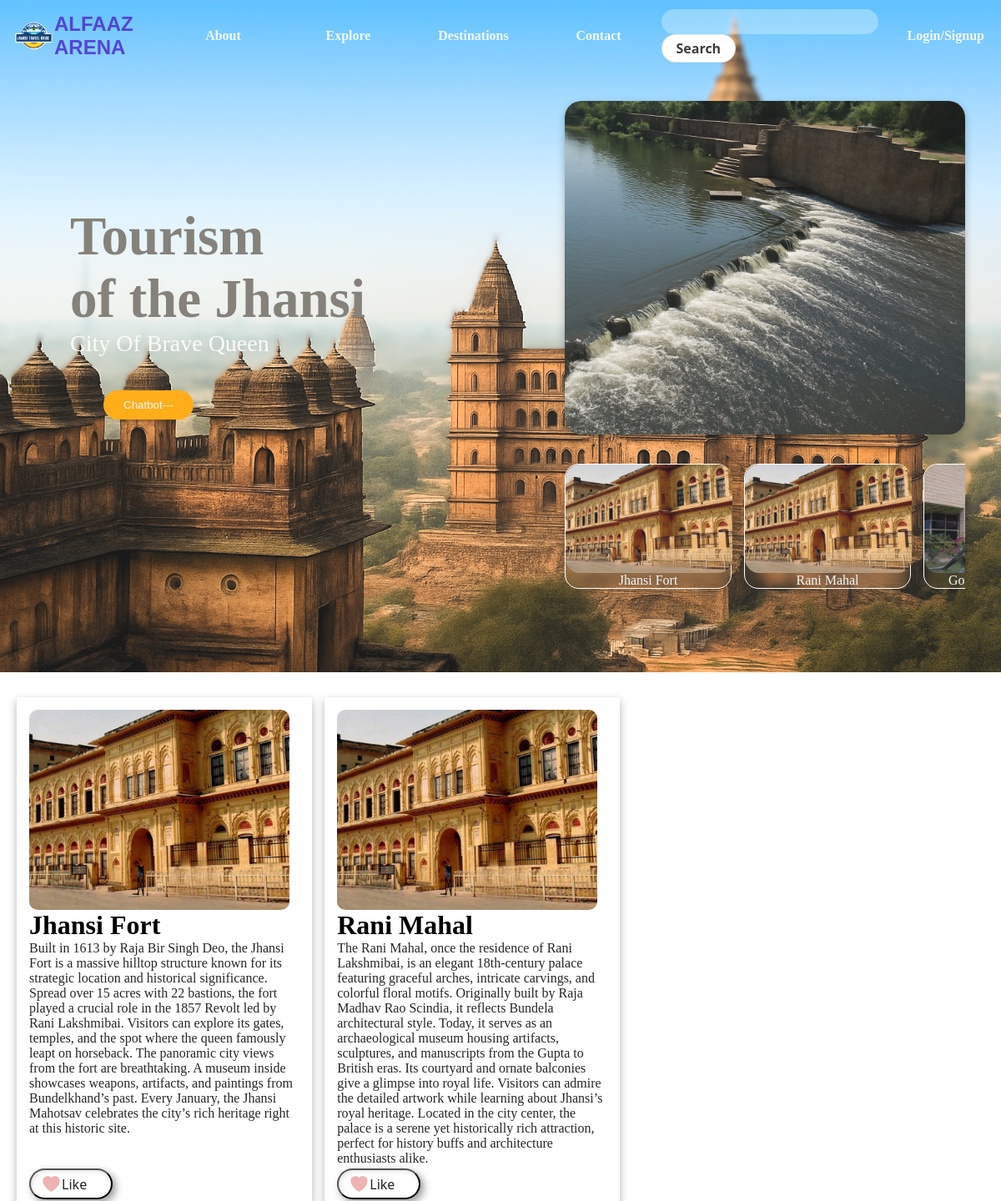
The app's page / (upper part), older data.
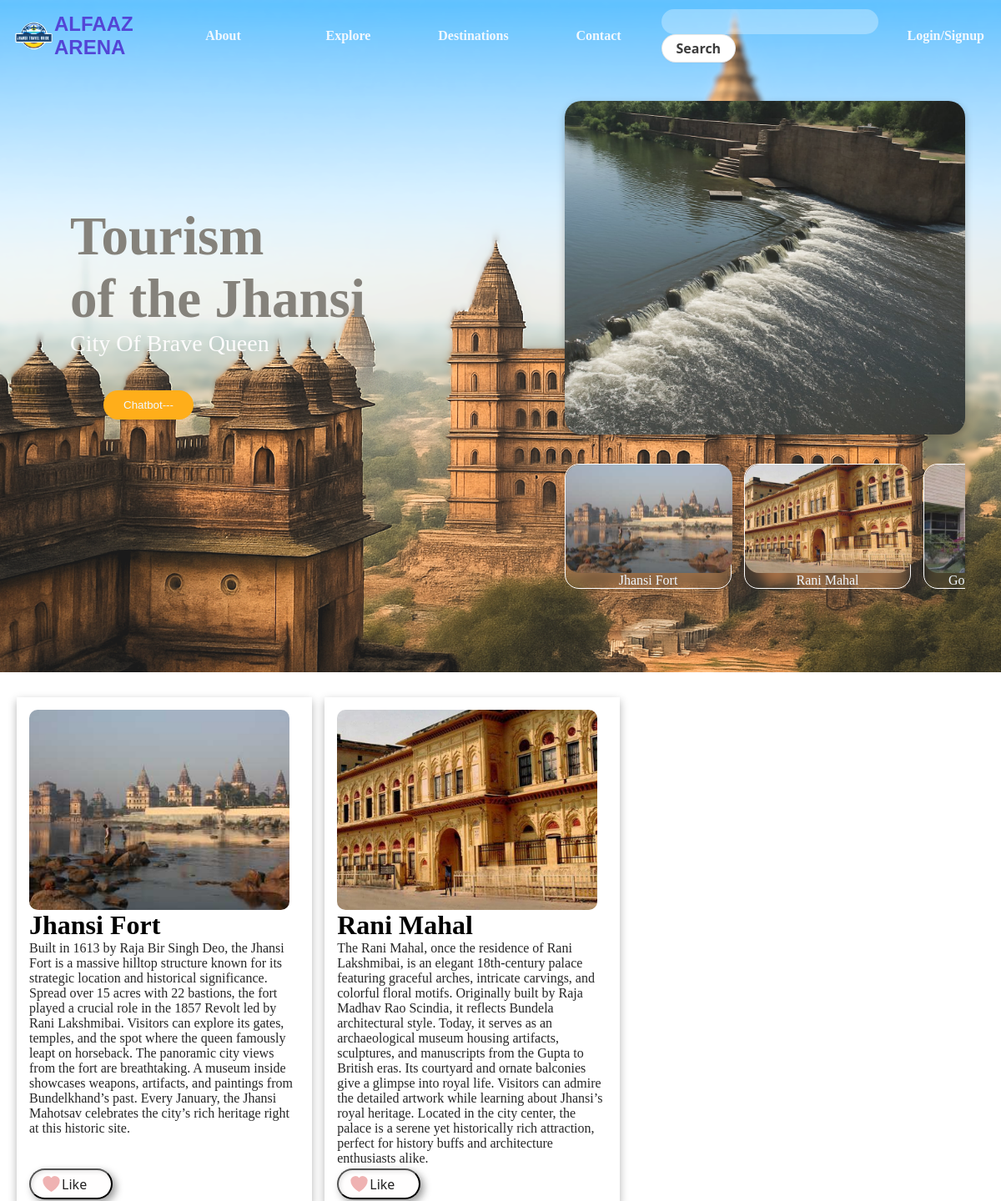
The same page, newer data.
### placeData/models.py (models this page shows)
class destinationData(models.Model):
    placeName=models.CharField(max_length=20)
    placeDesc=models.TextField()
    placeImg= models.ImageField(
        upload_to="user_data/",
        max_length=250,
        null=True,
        default=None
    )

### alfaaz_arena/views.py (the view)
# urls.py: 2. Add a URL to urlpatterns:  path('', views.home, name='home')
def home(request):
    destination=destinationData.objects.all()
    if request.method=="GET":
        st=request.GET.get('placename')
        if st != None:
            destination=destinationData.objects.filter(placeName__icontains=st)
    destinations={
        'destination':destination,
    }
    return render(request,'home.html',destinations)

### templates/home.html (shortened to what this page needs)
<!DOCTYPE html>
<html lang="en">
  <head>
    <link rel="stylesheet" href="/static/home.css" />
    <link rel="stylesheet" href="/static/button.css" />
  </head>
  <body>
    <div class="body">
      <nav>
        <div class="logo_name">
          <img src="/media/logo.png" alt="" />
          <a href="#">ALFAAZ ARENA</a>
        </div>
        <div class="content">
          <div><a href="http://127.0.0.1:8000/admin/">About</a></div>
         <div> <a href="#explore">Explore</a></div>
          <div><a href="#">Destinations</a></div>
         <div> <a href="#footer">Contact</a></div>
        </div>
        <div class="search">
          <form action="" method="get">
            <input type="text" class="search_bar" name="placename" />
            <input class="submit" type="submit" value="Search" />
          </form>
          <a href="http://127.0.0.1:8000/signup/">Login/Signup</a>
        </div>
      </nav>
      <div class="full_content">
        <div class="left_content">
          <div class="div1">
            <div class="explore">
              <p>
                Tourism <br />
                of the Jhansi
              </p>
            </div>
            <div class="explore_about">City Of Brave Queen</div>
            <div class="explore_btn">
              <button class="mic">Chatbot---</button>
            </div>
          </div>
        </div>
        <div class="right_content">
          <div class="dynamic">
            <img id="slide" src="" alt="Slideshow" />
          </div>
          <div class="static">
            {% for destinationData in destination %}
              <div class="location">
                <div class="locationImage">
                  <img src="{{ destinationData.placeImg.url }}" alt="" />
                </div>
                <p>{{ destinationData.placeName }}</p>
              </div>
            {% endfor %}
          </div>
        </div>
      </div>
    </div>
    <div class="next" id="explore">
      <div class="all_card">
        {% for destinationData in destination %}
          <div class="card">
            <div class="image">
              <img src="{{ destinationData.placeImg.url }}" alt="" />
            </div>
            <div class="desc">
              <h1 class="forJs">{{ destinationData.placeName }}</h1>
              <p class="descJs">{{ destinationData.placeDesc }}</p>
            </div>
            <div class="mylike">
              <button onclick="toggleLike(this)" class="like-button like-btn" data-id="{{ destinationData.id }}">
                <label class="like" for="heart">
                  <span class="like-text">Like</span>
                </label>
              </button>
            </div>
          </div>
        {% endfor %}
      </div>
    </div>
  </body>
</html>

Row changes from the older to the newer data that the page shows:
changed destinationData "Jhansi Fort": placeImg: a different picture
